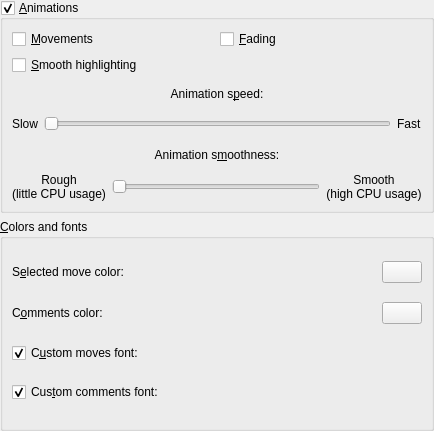
<ui version="4.0" >
 <class>PrefMoveList</class>
 <widget class="QWidget" name="PrefMoveList" >
  <property name="geometry" >
   <rect>
    <x>0</x>
    <y>0</y>
    <width>434</width>
    <height>431</height>
   </rect>
  </property>
  <property name="windowTitle" >
   <string>Form</string>
  </property>
  <layout class="QVBoxLayout" >
   <property name="margin" >
    <number>0</number>
   </property>
   <property name="spacing" >
    <number>6</number>
   </property>
   <item>
    <widget class="QGroupBox" name="groupAnimations" >
     <property name="sizePolicy" >
      <sizepolicy>
       <hsizetype>5</hsizetype>
       <vsizetype>5</vsizetype>
       <horstretch>0</horstretch>
       <verstretch>1</verstretch>
      </sizepolicy>
     </property>
     <property name="focusPolicy" >
      <enum>Qt::StrongFocus</enum>
     </property>
     <property name="title" >
      <string>&amp;Animations</string>
     </property>
     <property name="checkable" >
      <bool>true</bool>
     </property>
     <layout class="QGridLayout" >
      <property name="margin" >
       <number>9</number>
      </property>
      <property name="spacing" >
       <number>6</number>
      </property>
      <item row="5" column="0" colspan="2" >
       <layout class="QHBoxLayout" >
        <property name="margin" >
         <number>0</number>
        </property>
        <property name="spacing" >
         <number>6</number>
        </property>
        <item>
         <widget class="QLabel" name="label_6" >
          <property name="text" >
           <string>Rough
(little CPU usage)</string>
          </property>
          <property name="alignment" >
           <set>Qt::AlignCenter</set>
          </property>
          <property name="buddy" >
           <cstring>sliderSmoothness</cstring>
          </property>
         </widget>
        </item>
        <item>
         <widget class="QSlider" name="sliderSmoothness" >
          <property name="maximum" >
           <number>32</number>
          </property>
          <property name="pageStep" >
           <number>4</number>
          </property>
          <property name="orientation" >
           <enum>Qt::Horizontal</enum>
          </property>
         </widget>
        </item>
        <item>
         <widget class="QLabel" name="label_7" >
          <property name="text" >
           <string>Smooth
(high CPU usage)</string>
          </property>
          <property name="alignment" >
           <set>Qt::AlignCenter</set>
          </property>
          <property name="buddy" >
           <cstring>sliderSmoothness</cstring>
          </property>
         </widget>
        </item>
       </layout>
      </item>
      <item row="2" column="0" colspan="2" >
       <widget class="QLabel" name="label_3" >
        <property name="text" >
         <string>Animation s&amp;peed:</string>
        </property>
        <property name="alignment" >
         <set>Qt::AlignCenter</set>
        </property>
        <property name="buddy" >
         <cstring>sliderSpeed</cstring>
        </property>
       </widget>
      </item>
      <item row="3" column="0" colspan="2" >
       <layout class="QHBoxLayout" >
        <property name="margin" >
         <number>0</number>
        </property>
        <property name="spacing" >
         <number>6</number>
        </property>
        <item>
         <widget class="QLabel" name="label" >
          <property name="text" >
           <string>Slow</string>
          </property>
          <property name="buddy" >
           <cstring>sliderSpeed</cstring>
          </property>
         </widget>
        </item>
        <item>
         <widget class="QSlider" name="sliderSpeed" >
          <property name="maximum" >
           <number>32</number>
          </property>
          <property name="pageStep" >
           <number>4</number>
          </property>
          <property name="orientation" >
           <enum>Qt::Horizontal</enum>
          </property>
         </widget>
        </item>
        <item>
         <widget class="QLabel" name="label_2" >
          <property name="text" >
           <string>Fast</string>
          </property>
          <property name="buddy" >
           <cstring>sliderSpeed</cstring>
          </property>
         </widget>
        </item>
       </layout>
      </item>
      <item row="0" column="0" >
       <widget class="QCheckBox" name="checkMovements" >
        <property name="text" >
         <string>&amp;Movements</string>
        </property>
       </widget>
      </item>
      <item row="0" column="1" >
       <widget class="QCheckBox" name="checkFading" >
        <property name="text" >
         <string>&amp;Fading</string>
        </property>
       </widget>
      </item>
      <item row="1" column="0" >
       <widget class="QCheckBox" name="checkHighlighting" >
        <property name="text" >
         <string>&amp;Smooth highlighting</string>
        </property>
       </widget>
      </item>
      <item row="4" column="0" colspan="2" >
       <widget class="QLabel" name="label_8" >
        <property name="text" >
         <string>Animation s&amp;moothness:</string>
        </property>
        <property name="alignment" >
         <set>Qt::AlignCenter</set>
        </property>
        <property name="buddy" >
         <cstring>sliderSmoothness</cstring>
        </property>
       </widget>
      </item>
     </layout>
    </widget>
   </item>
   <item>
    <widget class="QGroupBox" name="groupBox" >
     <property name="sizePolicy" >
      <sizepolicy>
       <hsizetype>5</hsizetype>
       <vsizetype>5</vsizetype>
       <horstretch>0</horstretch>
       <verstretch>1</verstretch>
      </sizepolicy>
     </property>
     <property name="title" >
      <string>&amp;Colors and fonts</string>
     </property>
     <layout class="QGridLayout" >
      <property name="margin" >
       <number>9</number>
      </property>
      <property name="spacing" >
       <number>6</number>
      </property>
      <item row="1" column="0" >
       <widget class="QLabel" name="label_5" >
        <property name="text" >
         <string>C&amp;omments color:</string>
        </property>
        <property name="buddy" >
         <cstring>colorComments</cstring>
        </property>
       </widget>
      </item>
      <item row="3" column="0" >
       <widget class="QCheckBox" name="checkCommentsFont" >
        <property name="sizePolicy" >
         <sizepolicy>
          <hsizetype>1</hsizetype>
          <vsizetype>0</vsizetype>
          <horstretch>1</horstretch>
          <verstretch>0</verstretch>
         </sizepolicy>
        </property>
        <property name="text" >
         <string>Cus&amp;tom comments font:</string>
        </property>
        <property name="checked" >
         <bool>true</bool>
        </property>
       </widget>
      </item>
      <item row="2" column="0" >
       <widget class="QCheckBox" name="checkMovesFont" >
        <property name="text" >
         <string>C&amp;ustom moves font:</string>
        </property>
        <property name="checked" >
         <bool>true</bool>
        </property>
       </widget>
      </item>
      <item row="0" column="0" >
       <widget class="QLabel" name="label_4" >
        <property name="text" >
         <string>S&amp;elected move color:</string>
        </property>
        <property name="buddy" >
         <cstring>colorSelected</cstring>
        </property>
       </widget>
      </item>
      <item row="0" column="1" >
       <widget class="KColorButton" name="colorSelected" />
      </item>
      <item row="1" column="1" >
       <widget class="KColorButton" name="colorComments" />
      </item>
      <item row="2" column="1" >
       <widget class="KFontRequester" native="1" name="fontMoves" >
        <property name="focusPolicy" >
         <enum>Qt::StrongFocus</enum>
        </property>
       </widget>
      </item>
      <item row="3" column="1" >
       <widget class="KFontRequester" native="1" name="fontComments" >
        <property name="focusPolicy" >
         <enum>Qt::StrongFocus</enum>
        </property>
       </widget>
      </item>
     </layout>
    </widget>
   </item>
  </layout>
 </widget>
 <customwidgets>
  <customwidget>
   <class>KColorButton</class>
   <extends>QPushButton</extends>
   <header>kdewidgets.h</header>
  </customwidget>
  <customwidget>
   <class>KFontRequester</class>
   <extends>QWidget</extends>
   <header>kdewidgets.h</header>
  </customwidget>
 </customwidgets>
 <tabstops>
  <tabstop>groupAnimations</tabstop>
  <tabstop>checkMovements</tabstop>
  <tabstop>checkFading</tabstop>
  <tabstop>checkHighlighting</tabstop>
  <tabstop>sliderSpeed</tabstop>
  <tabstop>sliderSmoothness</tabstop>
  <tabstop>colorSelected</tabstop>
  <tabstop>colorComments</tabstop>
  <tabstop>checkMovesFont</tabstop>
  <tabstop>fontMoves</tabstop>
  <tabstop>checkCommentsFont</tabstop>
  <tabstop>fontComments</tabstop>
 </tabstops>
 <resources/>
 <connections>
  <connection>
   <sender>checkMovesFont</sender>
   <signal>toggled(bool)</signal>
   <receiver>fontMoves</receiver>
   <slot>setEnabled(bool)</slot>
   <hints>
    <hint type="sourcelabel" >
     <x>269</x>
     <y>360</y>
    </hint>
    <hint type="destinationlabel" >
     <x>359</x>
     <y>364</y>
    </hint>
   </hints>
  </connection>
  <connection>
   <sender>checkCommentsFont</sender>
   <signal>toggled(bool)</signal>
   <receiver>fontComments</receiver>
   <slot>setEnabled(bool)</slot>
   <hints>
    <hint type="sourcelabel" >
     <x>282</x>
     <y>397</y>
    </hint>
    <hint type="destinationlabel" >
     <x>370</x>
     <y>397</y>
    </hint>
   </hints>
  </connection>
 </connections>
</ui>
